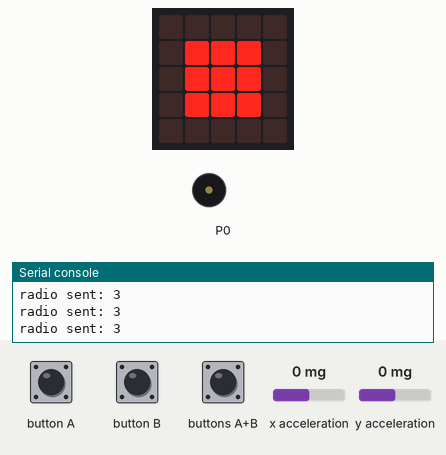
Recording of a program running on a simulated BBC micro:bit (MakeCode). Parts: the board's 5×5 LED display, buzzer (waves = sounding), the last lines printed to the serial console. Inputs (shaded band) come from the test bench; at power-on: x acceleration 0 mg, y acceleration 0 mg. No radio messages arrive unless stated (any console line starting 'radio sent:' is added by the test bench).

Above: at 2.3 s.
2.4 s: button B pressed for 0.15 s
At 3.1 s:
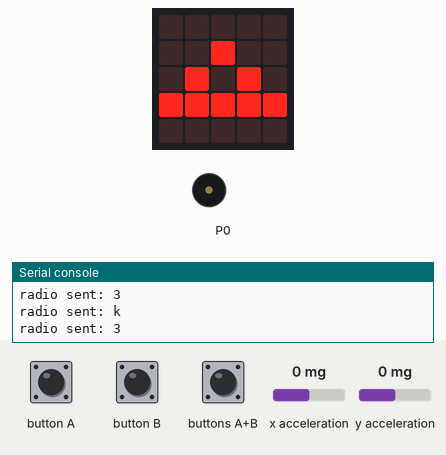
4.8 s: x acceleration set to -448 mg
6.3 s: x acceleration set to -537 mg
At 7.5 s:
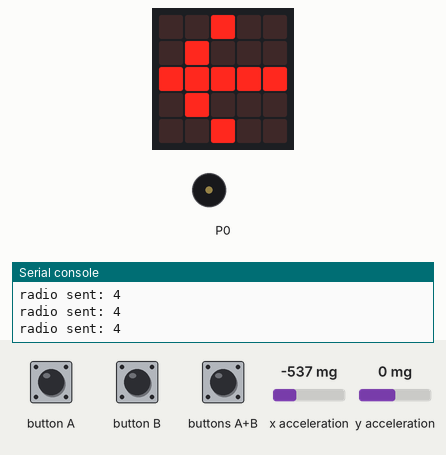
7.8 s: y acceleration set to -477 mg
9.3 s: y acceleration set to -532 mg
At 9.92 s:
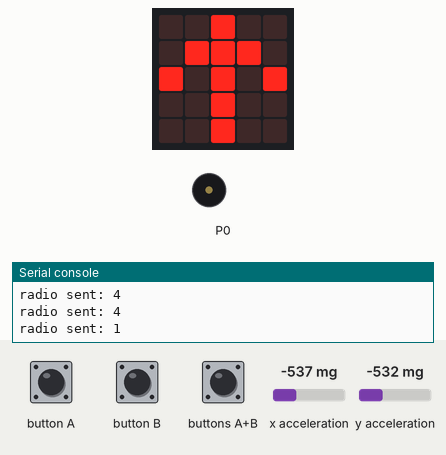
12.3 s: x acceleration set to 750 mg
At 12.81 s:
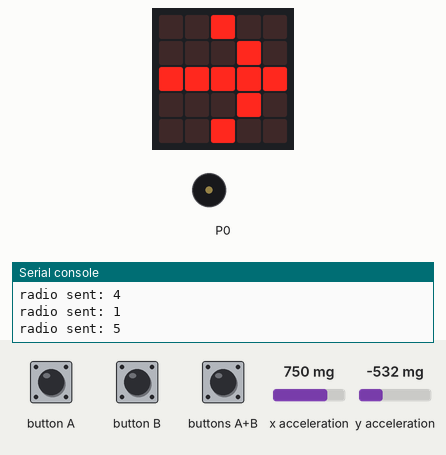
Timing chart, 0 to 15.3 s (numbered marks = the images above; inputs shaded):
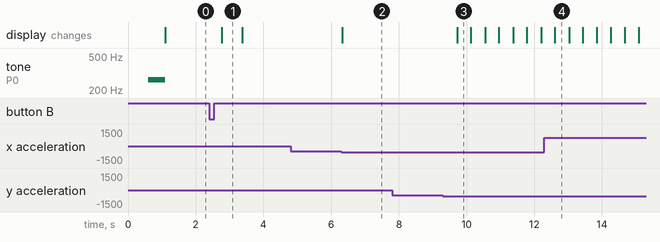

The program:

main.ts
```typescript
input.onButtonPressed(Button.A, function () {
    led2 = !(led2)
    if (led2) {
        radio.sendString("on")
    } else {
        radio.sendString("off")
    }
})
input.onButtonPressed(Button.AB, function () {
    radio.sendNumber(3)
    music.playTone(262, music.beat(BeatFraction.Whole))
    basic.showLeds(`
        . . . . .
        . # # # .
        . # # # .
        . # # # .
        . . . . .
        `)
})
input.onButtonPressed(Button.B, function () {
    radio.sendString("k")
    basic.showIcon(IconNames.Triangle)
})
let led2 = false
led2 = true
radio.setGroup(1)
basic.showIcon(IconNames.Heart)
music.playTone(262, music.beat(BeatFraction.Whole))
basic.forever(function () {
    if (input.acceleration(Dimension.Y) < -500) {
        radio.sendNumber(1)
        basic.showLeds(`
            . . # . .
            . # # # .
            # . # . #
            . . # . .
            . . # . .
            `)
    }
    if (input.acceleration(Dimension.Y) > 500) {
        radio.sendNumber(2)
        basic.showLeds(`
            . . # . .
            . . # . .
            # . # . #
            . # # # .
            . . # . .
            `)
    }
    if (input.acceleration(Dimension.X) < -500) {
        radio.sendNumber(4)
        basic.showLeds(`
            . . # . .
            . # . . .
            # # # # #
            . # . . .
            . . # . .
            `)
    }
    if (input.acceleration(Dimension.X) > 500) {
        radio.sendNumber(5)
        basic.showLeds(`
            . . # . .
            . . . # .
            # # # # #
            . . . # .
            . . # . .
            `)
    }
    if (input.acceleration(Dimension.X) < 500 && input.acceleration(Dimension.X) > -500 && (input.acceleration(Dimension.Y) < 500 && input.acceleration(Dimension.Y) > -500)) {
        radio.sendNumber(3)
        basic.showLeds(`
            . . . . .
            . # # # .
            . # # # .
            . # # # .
            . . . . .
            `)
    }
})
```

test.ts
```typescript
// 테스트는 여기로 이동합니다; 이 패키지가 확장으로 사용될 때 컴파일되지 않을 것 입니다.
```

Measured:
- the behaviour switches between -500 and -501 mg on x acceleration (found by bisection; images 1 and 2)
- the behaviour switches between -500 and -501 mg on y acceleration (found by bisection; images 2 and 3)
- after the input at 2.4 s, the display: changes after 0.37 s (image 1)
- after the input at 6.3 s, the display: changes at once (image 2)
- after the input at 9.3 s, the display: changes after 0.42 s (image 3)
- after the input at 12.3 s, the display: changes after 0.30 s (image 4)
- what the display in image 1 shows lasts 0.6 s, from 2.8 s to 3.4 s
